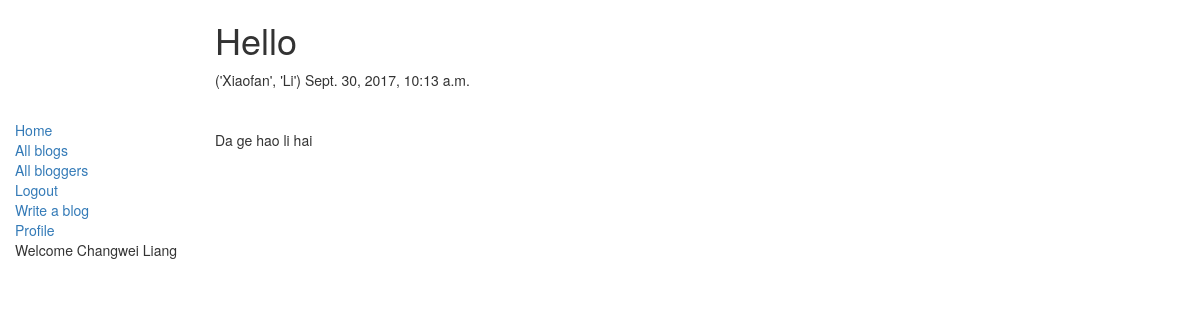
The app's page /20/detail/ (signed in) with its own data.
### my_auth/models.py (models this page shows)
class User(models.AbstractUser):
    pass

### blog/models.py (models this page shows, shortened)
class MyPost(models.Model):
    author = models.ForeignKey(settings.AUTH_USER_MODEL, on_delete=models.CASCADE)
    title = models.CharField(max_length=100)
    content = models.TextField(blank=True)
    tags = models.CharField(max_length=20, null=True, blank=True)
    published_time = models.DateTimeField(default=timezone.now)
    created_time = models.DateTimeField(default=timezone.now)
    is_draft = models.BooleanField(default=False)
    class Meta:
        ordering = ['published_time']

### blog/views.py (the view)
# urls.py: url(r'^(?P<pk>\d+)/detail/$', views.blog_detail, name='blog_detail'),
def blog_detail(request, pk):
    blog = get_object_or_404(models.MyPost, pk=pk)
    template_name = 'blog/blog_detail.html'
    context = {
        'blog': blog
    }
    return render(request, template_name, context)

### blog/templatetags/blog_tag.py (called while the page is built)
@register.simple_tag
def real_name_or_username(blog):
    if blog.author.first_name and blog.author.last_name:
        return format_html('%s' % blog.author.first_name), format_html(blog.author.last_name)
    else:
        return blog.author.username

### blog/templates/blog/blog_detail.html (shortened to what this page needs)
{% extends 'blog/base.html' %}
{% load blog_tag %}
{% block content %}
    <h1>{{ blog.title }}</h1>
    <p1>{% real_name_or_username blog %}</p1>
    <p2>{{ blog.published_time }}</p2></br></br></br>
    <p3>{{ blog.content }}</p3>
{% endblock %}

### blog/templates/blog/base.html (shortened to what this page needs)
<!DOCTYPE html>
{% load blog_tag %}
<html lang="en">
<head>
  <link rel="stylesheet" href="https://maxcdn.bootstrapcdn.com/bootstrap/3.3.7/css/bootstrap.min.css">
  {% load static %}
  <link rel="stylesheet" href="{% static 'css/styles.css' %}">
</head>
<body>
  <div class="container-fluid">
    <div class="row">
      <div class="col-sm-2">
      {% block sidebar %}
      <ul class="sidebar-nav">
          <li><a href="{% url 'blog:homepage' %}">Home</a></li>
          <li><a href="">All blogs</a></li>
          <li><a href="">All bloggers</a></li>
          {% if user.is_authenticated %}
                <li><a href="{% url 'auth:logout' %}">Logout</a></li>
                <li><a href="{% url 'blog:create_blog' %}">Write a blog</a></li>
                <li><a href="">Profile</a></li>
          {% else %}
                <li><a href="{% url 'auth:login' %}">Login</a></li>
          {% endif %}
          <li>Welcome {{ user.first_name }} {{ user.last_name }}</li>
      </ul>
     {% endblock %}
      </div>
      <div class="col-sm-10 ">
      {% block content %}{% endblock %}
      </div>
    </div>
  </div>
</body>
</html>

### blog/static/css/styles.css (style rules this page uses)
.sidebar-nav { margin-top: 20px; padding: 0; list-style: none; }

### records on screen
User: first_name "Changwei", last_name "Liang"
MyPost: title "Hello", author.last_name "('Xiaofan', 'Li')", published_time "Sept. 30, 2017, 10:13 a.m.", content "Da ge hao li hai"
